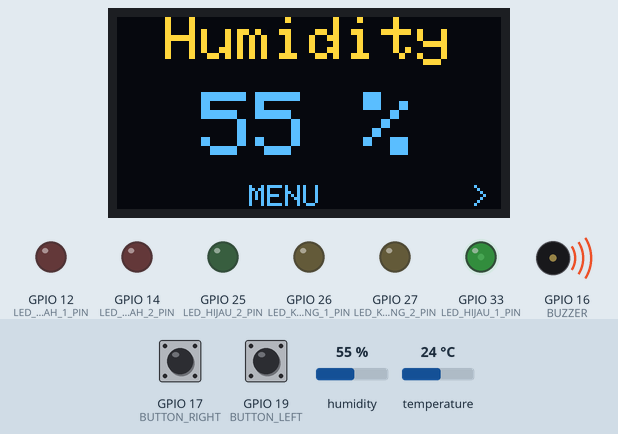
A sketch run on a simulated ESP32. Shown: 128×64 one-colour display, output pins drawn as LEDs (lit = HIGH), buzzer (waves = sounding, pin HIGH). The inputs (shaded band) are chosen by the test bench; at power-on: GPIO 17 (BUTTON_RIGHT) HIGH, temperature 24 °C, GPIO 19 (BUTTON_LEFT) HIGH, humidity 55 %. The OLED is the two-colour kind (top 16 rows yellow); WiFi joins after 1.5 s; servers stay silent unless stated; random numbers use the default seed unless the sketch sets one; no MQTT or app messages arrive unless stated; what the sketch prints to the serial monitor is not drawn.

Above: at 4.7 s.
4.8 s: GPIO 17 (BUTTON_RIGHT) pulled LOW for 1 s
At 6.5 s:
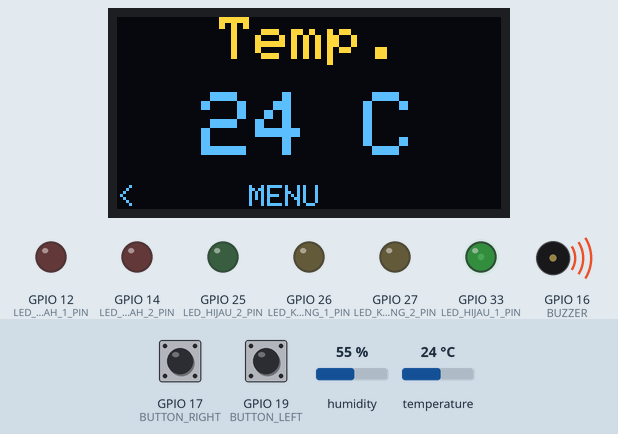
7.3 s: temperature set to 12 °C
At 9.0 s:
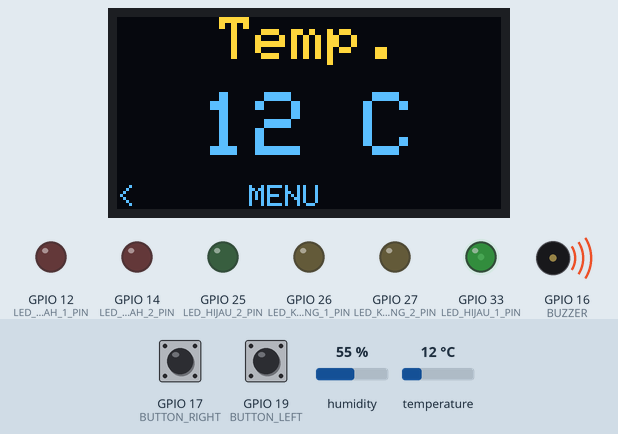
9.6 s: GPIO 19 (BUTTON_LEFT) pulled LOW for 0.15 s
At 10.3 s:
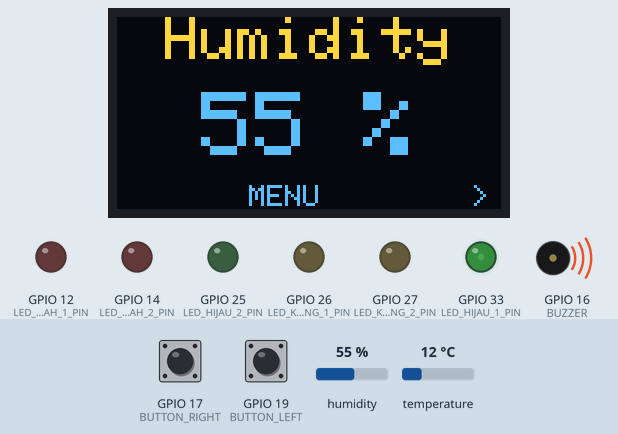
11.2 s: humidity set to 22 %
At 13.3 s:
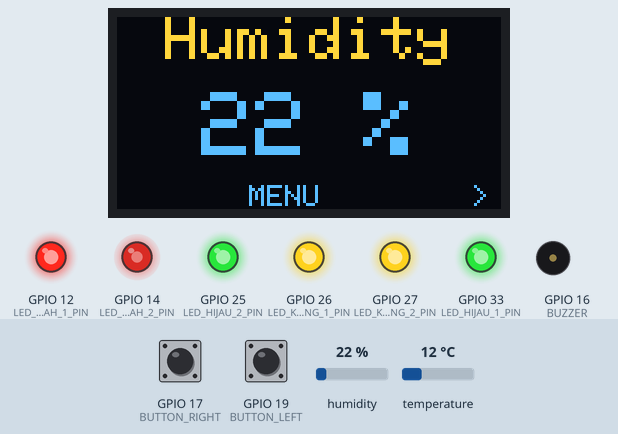
13.6 s: humidity set to 40 %
At 15.9 s:
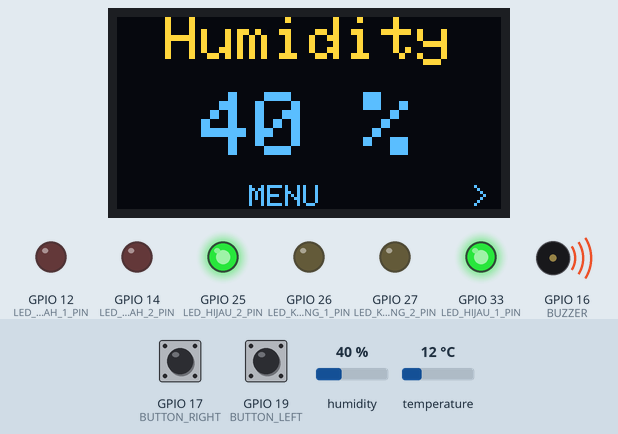
16.6 s: humidity set to 68 %
At 17.5 s:
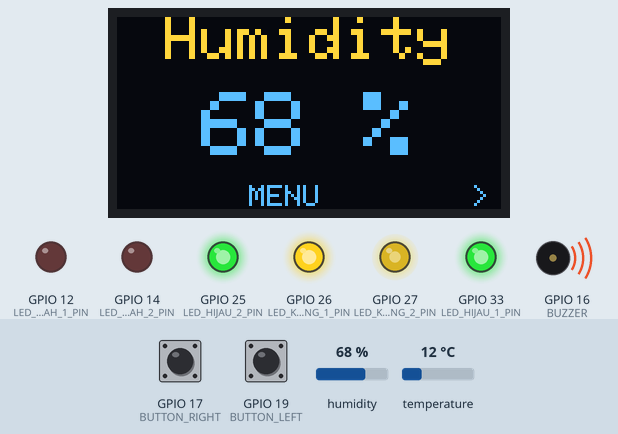
Timing chart, 0 to 19.6 s (numbered marks = the images above; inputs shaded):
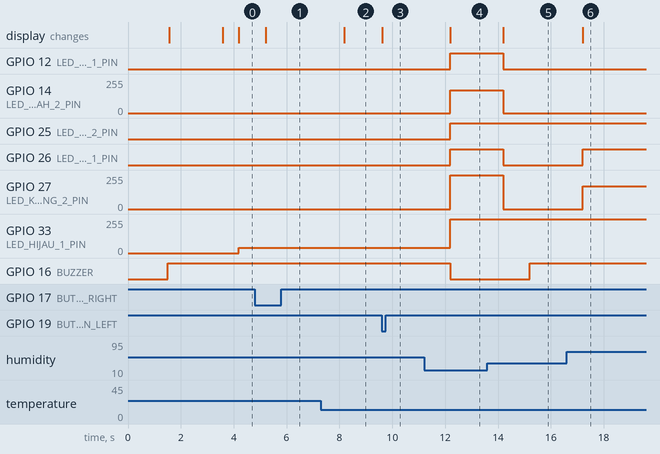

Measured:
- after the input at 4.8 s, the display: changes after 0.41 s (image 1)
- after the input at 7.3 s, the display: changes after 0.89 s (image 2)
- after the input at 9.6 s, the display: changes at once (image 3)
- after the input at 11.2 s, GPIO 12 (LED_MERAH_1_PIN): LOW → HIGH after 0.99 s; GPIO 14 (LED_MERAH_2_PIN): 0/255 → 169/255 after 0.99 s
- after the input at 13.6 s, GPIO 12 (LED_MERAH_1_PIN), GPIO 26 (LED_KUNING_1_PIN): HIGH → LOW after 0.60 s; GPIO 14 (LED_MERAH_2_PIN): 169/255 → 0/255 after 0.60 s; GPIO 27 (LED_KUNING_2_PIN): 255/255 → 0/255 after 0.60 s; GPIO 16 (BUZZER): LOW → HIGH after 1.6 s; the display: changes after 0.60 s (image 5)
- after the input at 16.6 s, GPIO 26 (LED_KUNING_1_PIN): LOW → HIGH after 0.60 s; GPIO 27 (LED_KUNING_2_PIN): 0/255 → 169/255 after 0.60 s; the display: changes after 0.60 s (image 6)

The sketch:

main.ino
```cpp
#include "Global.h"

void setup() {
  initialSetup();
}

void loop() {
  if (!mqttClient.connected()) {
    reconnect();  // PERHATIAN: Ini memblokir jika MQTT terputus
  }
  mqttClient.loop();

  handleButtons();  // Cek tombol di setiap loop, ini harus sering dipanggil agar responsif

  long now = millis();
  if (now - previous_time > 1000) {
    previous_time = now;

    int result = dht11.readTemperatureHumidity(temperature, humidity);
    String payload = "{";
    payload += "\"temperature\":";
    payload += String(temperature);
    payload += ",";
    payload += "\"humidity\":";
    payload += String(humidity);
    payload += "}";

    Serial.print("Mengirim payload: ");
    Serial.println(payload);

    if (result == 0) {
      updateDisplay();  // Update OLED dengan data terbaru
      updateLED(humidity);
    } else {
      Serial.println(DHT11::getErrorString(result));
    }

    mqttClient.publish(topic_data, payload.c_str());
  }
}
```

Global.h
```cpp
#include <WiFi.h>
#include <WiFiClientSecure.h>
#include <PubSubClient.h>
#include <DHT11.h>

// ------ OLED ---------- //
#include <Wire.h>
#include <Adafruit_GFX.h>
#include <Adafruit_SSD1306.h>

#define SCREEN_WIDTH 128
#define SCREEN_HEIGHT 64
#define OLED_RESET -1

Adafruit_SSD1306 display(SCREEN_WIDTH, SCREEN_HEIGHT, &Wire, OLED_RESET);


// --------------- SETUP WIFI & MQTT ---------- //
// Wi-Fi credentials
const char* ssid = "hii";
const char* password = "mosesjaguar";

// MQTT broker details private
const char* mqtt_broker = "080522bed59b4533b611733a5b9823a2.s1.eu.hivemq.cloud";
const int mqtt_port = 8883;
const char* mqtt_username = "mosesjaguar";
const char* mqtt_password = "Fmosesn552288";

const char* topic_data = "esp32/data";

// ---------------- SETUP DHT --------------
#define DHT11PIN 32
DHT11 dht11(32);
int temperature = 0;
int humidity = 0;

WiFiClientSecure wifiClient;
PubSubClient mqttClient(wifiClient);
long previous_time = 0;

// --------- Define LED ------------- //
const int LED_HIJAU_1_PIN = 33;
const int LED_HIJAU_2_PIN = 25;
const int LED_KUNING_1_PIN = 26;
const int LED_KUNING_2_PIN = 27;
const int LED_MERAH_1_PIN = 12;
const int LED_MERAH_2_PIN = 14;
const int MIN_BRIGHTNESS = 40;   // Kecerahan minimum (agar tidak mati total)
const int MAX_BRIGHTNESS = 255;  // Kecerahan maksimum (default ESP32)

// ------- Define Button -------- //
const int BUTTON_LEFT = 19;
const int BUTTON_SELECT = 18;
const int BUTTON_RIGHT = 17;
bool isBuzzerOn = false;            // Untuk mengingat status buzzer
unsigned long buzzerTriggerTime = 0;  // Untuk mengingat kapan buzzer mulai nyala
const long buzzerMinOnTime = 3000;  // Waktu minimum nyala (3 detik)

#define BUZZER 16

// --- Variabel State untuk UI dan Tombol ---
int currentSlide = 1;  // 1 untuk Humidity, 2 untuk Temperature
unsigned long lastDebounceTime = 0;
unsigned long debounceDelay = 50;
int lastButtonLeftState = HIGH;
int lastButtonRightState = HIGH;

// ----------------- Function MQTT ----------------- //
void setupMQTT() {
  mqttClient.setServer(mqtt_broker, mqtt_port);
}

void reconnect() {
  Serial.println("Connecting to MQTT Broker...");
  while (!mqttClient.connected()) {
    Serial.println("Reconnecting to MQTT Broker...");
    String clientId = "ESP32Client-";
    clientId += String(random(0xffff), HEX);

    if (mqttClient.connect(clientId.c_str(), mqtt_username, mqtt_password)) {
      Serial.println("Connected to MQTT Broker.");
    } else {
      Serial.print("Failed, rc=");
      Serial.print(mqttClient.state());
      Serial.println(" try again in 5 seconds");
      delay(5000);  // PERHATIAN: Delay ini memblokir, membuat tombol tidak responsif saat reconnect
    }
  }
}

// -------- Update Tampilan OLED -----------
void updateDisplay() {
  display.clearDisplay();
  display.setTextColor(SSD1306_WHITE);

  // Buffer untuk menampung string yang akan ditampilkan
  char lineBuffer[20];

  display.setTextSize(2);
  display.setCursor(0, 0);  // Reset cursor

  if (currentSlide == 1) {
    snprintf(lineBuffer, sizeof(lineBuffer), "Humidity");
  } else {  // currentSlide == 2
    snprintf(lineBuffer, sizeof(lineBuffer), "Temp.");
  }
  int16_t x1, y1;
  uint16_t w, h;
  display.getTextBounds(lineBuffer, 0, 0, &x1, &y1, &w, &h);
  display.setCursor((SCREEN_WIDTH - w) / 2, 0);
  display.println(lineBuffer);

  display.setTextSize(3);
  display.setCursor(0, 25);

  if (currentSlide == 1) {
    snprintf(lineBuffer, sizeof(lineBuffer), "%d %%", humidity);
  } else {  // currentSlide == 2
    snprintf(lineBuffer, sizeof(lineBuffer), "%d C", temperature);
  }
  display.getTextBounds(lineBuffer, 0, 0, &x1, &y1, &w, &h);
  display.setCursor((SCREEN_WIDTH - w) / 2, 25);  // Tengah di Y 25
  display.println(lineBuffer);

  display.setTextSize(1);
  display.setCursor(0, SCREEN_HEIGHT - 8);  // Paling bawah layar

  if (currentSlide == 2) {
    display.print("< ");
  } else {
    display.print("  ");
  }

  display.setCursor((SCREEN_WIDTH - (8 * 5)) / 2, SCREEN_HEIGHT - 8);
  display.print("MENU");
  // Panah Kanan
  display.setCursor(SCREEN_WIDTH - (8 * 2), SCREEN_HEIGHT - 8);  // Pindah ke kanan (8*2 karena panah + spasi)
  if (currentSlide == 1) {                                       // Jika sedang di slide 1 (humidity), bisa lanjut ke kanan (temp)
    display.print(" >");
  } else {  // Jika di slide 2 (temp), kosongkan ruang
    display.print("  ");
  }

  display.display();  // Tampilkan semua ke layar
}

// ----------- Handle Tombol & Debounce --------
void handleButtons() {
  if ((millis() - lastDebounceTime) > debounceDelay) {
    int readingLeft = digitalRead(BUTTON_LEFT);
    int readingRight = digitalRead(BUTTON_RIGHT);

    // Kiri: Kembali ke Humidity (Slide 1)
    if (readingLeft == LOW && lastButtonLeftState == HIGH) {
      if (currentSlide == 2) {  // Hanya pindah jika sedang di slide Temp
        currentSlide = 1;
        updateDisplay();
        lastDebounceTime = millis();
      }
    }

    // Kanan: Pindah ke Temperature (Slide 2)
    if (readingRight == LOW && lastButtonRightState == HIGH) {
      if (currentSlide == 1) {  // Hanya pindah jika sedang di slide Humidity
        currentSlide = 2;
        updateDisplay();
        lastDebounceTime = millis();
      }
    }

    // Simpan state tombol saat ini
    lastButtonLeftState = readingLeft;
    lastButtonRightState = readingRight;
  }
}


// ----------------- Initial Setup ---------------- //
void initialSetup() {
  Serial.begin(115200);
  WiFi.begin(ssid, password);
  while (WiFi.status() != WL_CONNECTED) {
    delay(500);  // PERHATIAN: Delay ini memblokir, tombol tidak akan responsif saat konek WiFi
    Serial.print(".");
  }
  Serial.println("");
  Serial.println("Connected to Wi-Fi");
  wifiClient.setInsecure();

  setupMQTT();

  pinMode(BUZZER, OUTPUT);
  digitalWrite(BUZZER, HIGH);

  pinMode(BUTTON_LEFT, INPUT_PULLUP);
  pinMode(BUTTON_RIGHT, INPUT_PULLUP);
  pinMode(BUTTON_SELECT, INPUT_PULLUP);

  pinMode(LED_HIJAU_1_PIN, OUTPUT);
  pinMode(LED_HIJAU_2_PIN, OUTPUT);
  pinMode(LED_KUNING_1_PIN, OUTPUT);
  pinMode(LED_KUNING_2_PIN, OUTPUT);
  pinMode(LED_MERAH_1_PIN, OUTPUT);
  pinMode(LED_MERAH_2_PIN, OUTPUT);
  digitalWrite(LED_HIJAU_1_PIN, LOW);
  digitalWrite(LED_HIJAU_2_PIN, LOW);
  digitalWrite(LED_KUNING_1_PIN, LOW);
  digitalWrite(LED_KUNING_2_PIN, LOW);
  digitalWrite(LED_MERAH_1_PIN, LOW);
  digitalWrite(LED_MERAH_2_PIN, LOW);
  Wire.begin();

  if (!display.begin(SSD1306_SWITCHCAPVCC, 0x3C)) {
    Serial.println(F("Gagal inisialisasi SSD1306"));
    for (;;)
      ;
  }

  // Tampilkan layar awal saat booting
  display.clearDisplay();
  display.setTextSize(1);
  display.setTextColor(SSD1306_WHITE);
  display.setCursor(0, 0);
  display.println(F("Connecting to WiFi..."));
  display.display();
  delay(2000);  // Beri sedikit waktu untuk melihat pesan

  // Setelah koneksi WiFi, tampilkan UI pertama kali
  updateDisplay();
}

// --------- LED ------------/
void updateLED(int hum) {
  // ----- RESET SEMUA LED KE 0 (MATI) DULU -----
  analogWrite(LED_HIJAU_1_PIN, 0);
  analogWrite(LED_HIJAU_2_PIN, 0);
  analogWrite(LED_KUNING_1_PIN, 0);
  analogWrite(LED_KUNING_2_PIN, 0);
  analogWrite(LED_MERAH_1_PIN, 0);
  analogWrite(LED_MERAH_2_PIN, 0);

  long brightness;
  int deviation = abs(hum - 50);

  // Zona 6: PARAH BANGET (Deviasi > 25 / Hum < 25 atau > 75)
  if (deviation > 25) {
    analogWrite(LED_HIJAU_1_PIN, MAX_BRIGHTNESS);
    analogWrite(LED_HIJAU_2_PIN, MAX_BRIGHTNESS);
    analogWrite(LED_KUNING_1_PIN, MAX_BRIGHTNESS);
    analogWrite(LED_KUNING_2_PIN, MAX_BRIGHTNESS);
    analogWrite(LED_MERAH_1_PIN, MAX_BRIGHTNESS);
    brightness = map(deviation, 25, 30, MIN_BRIGHTNESS, MAX_BRIGHTNESS);
    if (brightness > MAX_BRIGHTNESS) brightness = MAX_BRIGHTNESS;
    analogWrite(LED_MERAH_2_PIN, brightness);
    // (digitalWrite buzzer dihapus dari sini)
  }
  // Zona 5: PARAH (Deviasi 20-25 / Hum 25-30 atau 70-75)
  else if (deviation > 20) {
    analogWrite(LED_HIJAU_1_PIN, MAX_BRIGHTNESS);
    analogWrite(LED_HIJAU_2_PIN, MAX_BRIGHTNESS);
    analogWrite(LED_KUNING_1_PIN, MAX_BRIGHTNESS);
    analogWrite(LED_KUNING_2_PIN, MAX_BRIGHTNESS);
    brightness = map(deviation, 20, 25, MIN_BRIGHTNESS, MAX_BRIGHTNESS);
    analogWrite(LED_MERAH_1_PIN, brightness);
    // (digitalWrite buzzer dihapus dari sini)
  }
  // Zona 4: TIDAK IDEAL BANGET (Deviasi 15-20 / Hum 30-35 atau 65-70)
  else if (deviation > 15) {
    analogWrite(LED_HIJAU_1_PIN, MAX_BRIGHTNESS);
    analogWrite(LED_HIJAU_2_PIN, MAX_BRIGHTNESS);
    analogWrite(LED_KUNING_1_PIN, MAX_BRIGHTNESS);
    brightness = map(deviation, 15, 20, MIN_BRIGHTNESS, MAX_BRIGHTNESS);
    analogWrite(LED_KUNING_2_PIN, brightness);
    // (digitalWrite buzzer dihapus dari sini)
  }
  // Zona 3: TIDAK IDEAL (Deviasi 10-15 / Hum 35-40 atau 60-65)
  else if (deviation > 10) {
    analogWrite(LED_HIJAU_1_PIN, MAX_BRIGHTNESS);
    analogWrite(LED_HIJAU_2_PIN, MAX_BRIGHTNESS);
    brightness = map(deviation, 10, 15, MIN_BRIGHTNESS, MAX_BRIGHTNESS);
    analogWrite(LED_KUNING_1_PIN, brightness);
    // (digitalWrite buzzer dihapus dari sini)
  }
  // Zona 2: IDEAL MENUJU TIDAK IDEAL (Deviasi 5-10 / Hum 40-45 atau 55-60)
  else if (deviation > 5) {
    analogWrite(LED_HIJAU_1_PIN, MAX_BRIGHTNESS);
    brightness = map(deviation, 5, 10, MIN_BRIGHTNESS, MAX_BRIGHTNESS);
    analogWrite(LED_HIJAU_2_PIN, brightness);
    // (digitalWrite buzzer dihapus dari sini)
  }
  // Zona 1: IDEAL (Deviasi 0-5 / Hum 45-55)
  else if (deviation <= 5) {
    brightness = map(deviation, 0, 5, MAX_BRIGHTNESS, MIN_BRIGHTNESS);
    analogWrite(LED_HIJAU_1_PIN, brightness);
    // (digitalWrite buzzer dihapus dari sini)
  }

  // Cek jika sensor error (hum <= 0)
  if (hum <= 0) {
    analogWrite(LED_HIJAU_1_PIN, 0);
    analogWrite(LED_HIJAU_2_PIN, 0);
    analogWrite(LED_KUNING_1_PIN, 0);
    analogWrite(LED_KUNING_2_PIN, 0);
    analogWrite(LED_MERAH_1_PIN, MAX_BRIGHTNESS);
    analogWrite(LED_MERAH_2_PIN, MAX_BRIGHTNESS);
    // (digitalWrite buzzer dihapus dari sini)
  }

  // ---------------------------------------------------
  // --- LOGIKA BUZZER BARU (NON-BLOCKING LATCH) ---
  // ---------------------------------------------------

  unsigned long currentTime = millis();

  // Tentukan kondisi alarm. Alarm nyala jika deviasi > 20 (Zona 5 & 6) ATAU sensor error
  bool alarmConditionMet = (deviation > 20) || (hum <= 0);

  if (alarmConditionMet) {
    // --- KONDISI ALARM TERPENUHI ---

    if (!isBuzzerOn) {
      // Buzzer sedang OFF, kita HARUS menyalakannya.
      isBuzzerOn = true;
      buzzerTriggerTime = currentTime; // Catat waktu mulai nyala
      digitalWrite(BUZZER, LOW);       // NYALAKAN Buzzer (Logika Terbalik)
    }
    // else: Jika isBuzzerOn sudah true, berarti buzzer memang sudah nyala.
    // Biarkan saja, tidak perlu melakukan apa-apa.

  } else {
    // --- KONDISI ALARM TIDAK TERPENUHI (ZONA AMAN) ---

    if (isBuzzerOn) {
      // Buzzer sedang ON, tapi kita di zona aman.
      // Cek apakah sudah 3 detik berlalu sejak buzzer nyala.
      if (currentTime - buzzerTriggerTime >= buzzerMinOnTime) {
        // SUDAH 3 DETIK, matikan buzzer.
        isBuzzerOn = false;
        digitalWrite(BUZZER, HIGH); // MATIKAN Buzzer (Logika Terbalik)
      }

    }
  }
}
```
